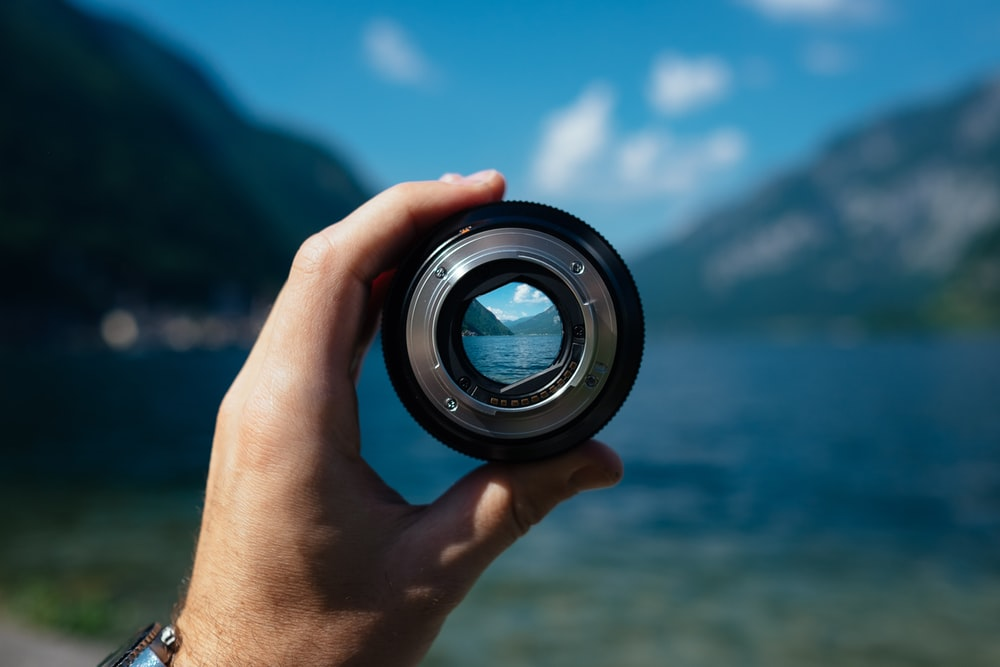
#> input picture lab2/1.jpg, 1000 x 667 px
$ jupyter execute Lab2_Chaikovskyi.ipynb
#> lines starting #> are read from the running program, lines starting #| are printed output that depends on the picture
[cell 1]
from google.colab.patches import cv2_imshow
import urllib.request
import numpy as np
import cv2

[cell 2]
img = cv2.imread('./1.jpg')
#> img is the input picture: shape (667, 1000, 3); mean B, G, R 99.2, 85.9, 51.1
img = cv2.resize(img, (img.shape[1]//2, img.shape[0]//2))
#> img: shape (333, 500, 3)
cv2_imshow(img)

[cell 3]
training_image = img
training_gray = cv2.cvtColor(training_image, cv2.COLOR_RGB2GRAY)
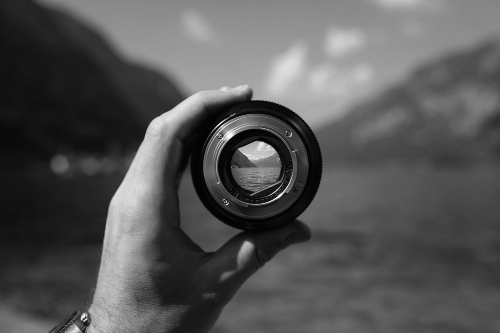
#> training_gray: shape (333, 500); min 1, max 254, mean 85.8

test_image = cv2.pyrDown(training_image)

test_gray = cv2.cvtColor(test_image, cv2.COLOR_RGB2GRAY)
cv2_imshow(img)
cv2_imshow(test_image)

[cell 4]
def fast_plus_brief(img_gray):
  fast = cv2.FastFeatureDetector_create()
  brief = cv2.xfeatures2d.BriefDescriptorExtractor_create()

  keypoints = fast.detect(img_gray, None)
#> keypoints = 735 keypoints; strongest (x, y, size): (227, 204, 7), (81, 318, 7), (222, 121, 7), (272, 193, 7)
  keypoints, descriptor = brief.compute(img_gray, keypoints)
#> keypoints = 591 keypoints; strongest (x, y, size): (227, 204, 7), (222, 121, 7), (272, 193, 7), (252, 99, 7)

  return keypoints,descriptor

[cell 5]
def bf_Matcher(train_descriptor, test_descriptor):
  bf = cv2.BFMatcher(cv2.NORM_HAMMING, crossCheck = True)
  matches = bf.match(train_descriptor, test_descriptor)
  return sorted(matches, key = lambda x : x.distance)

[cell 6]
def custom_matcher(descs1, descs2):
  matches = []
  for i, k1 in enumerate(descs1):
    for j, k2 in enumerate(descs2):
      matches.append(cv2.DMatch(_distance=np.linalg.norm((k1 - k2), ord=1), _imgIdx=0, _queryIdx=i,_trainIdx=j))
  return sorted(matches, key = lambda x : x.distance)

[cell 7]
train_keypoints, train_descriptor = fast_plus_brief(training_gray)
#> train_keypoints has the same summary as keypoints in fast_plus_brief
test_keypoints, test_descriptor = fast_plus_brief(test_gray)
#> in fast_plus_brief (call 2), `keypoints = fast.detect(img_gray, None)`: keypoints = 180 keypoints; strongest (x, y, size): (41, 158, 7), (121, 75, 7), (127, 49, 7), (124, 122, 7)
#> in fast_plus_brief (call 2), `keypoints, descriptor = brief.compute(img_gray, keypoints)`: keypoints = 145 keypoints; strongest (x, y, size): (121, 75, 7), (127, 49, 7), (124, 122, 7), (125, 46, 7)
#> test_keypoints has the same summary as keypoints in fast_plus_brief

[cell 8]
keypoints_img = cv2.drawKeypoints(training_gray, train_keypoints, training_gray, flags = cv2.DRAW_MATCHES_FLAGS_DRAW_RICH_KEYPOINTS)
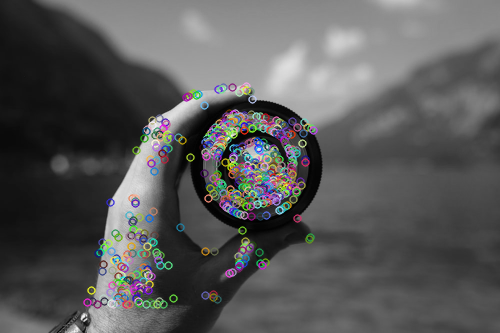
#> keypoints_img: shape (333, 500, 3); mean of channels 0, 1, 2 88, 88, 88; drawn as B, G, R
cv2_imshow(keypoints_img)

[cell 9]
matches_1 = bf_Matcher(train_descriptor,test_descriptor)
#> in bf_Matcher, `matches = bf.match(train_descriptor, test_descriptor)`: matches = 51 matches
#> matches_1 = 51 matches
result_1 = cv2.drawMatches(training_gray, train_keypoints, test_gray, test_keypoints, matches_1[:10], None, flags = 2)
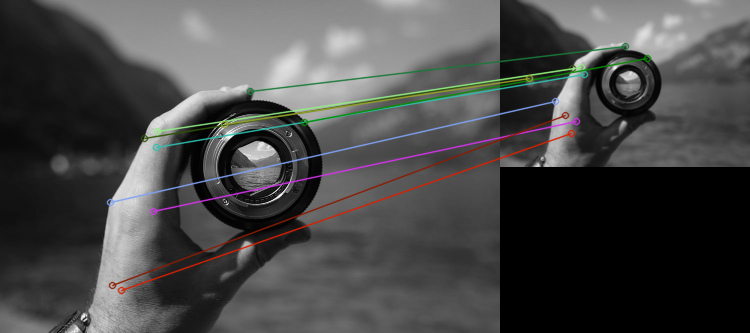
#> result_1: shape (333, 750, 3); mean of channels 0, 1, 2 71.7, 72.2, 72.2; drawn as B, G, R
cv2_imshow(result_1)

[cell 10]
matches_2 = custom_matcher(train_descriptor, test_descriptor)
#> after the loop in custom_matcher, `for i, k1 in enumerate(descs1):`: matches = 85695 matches
#> matches_2 = 85695 matches
result_2 = cv2.drawMatches(training_gray, train_keypoints, test_gray, test_keypoints, matches_2[:10], test_gray,
                        flags=2)
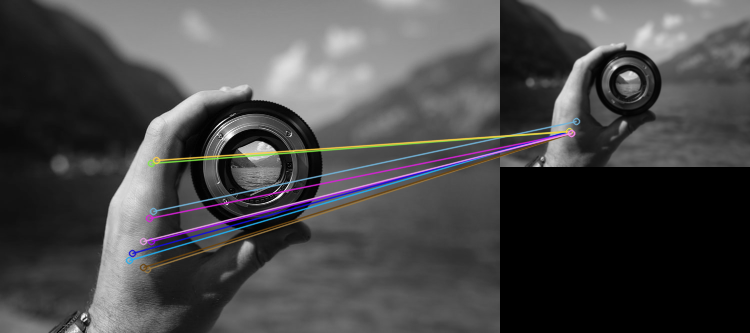
#> result_2: shape (333, 750, 3); mean of channels 0, 1, 2 73.4, 72.6, 73.1; drawn as B, G, R
cv2_imshow(result_2)
